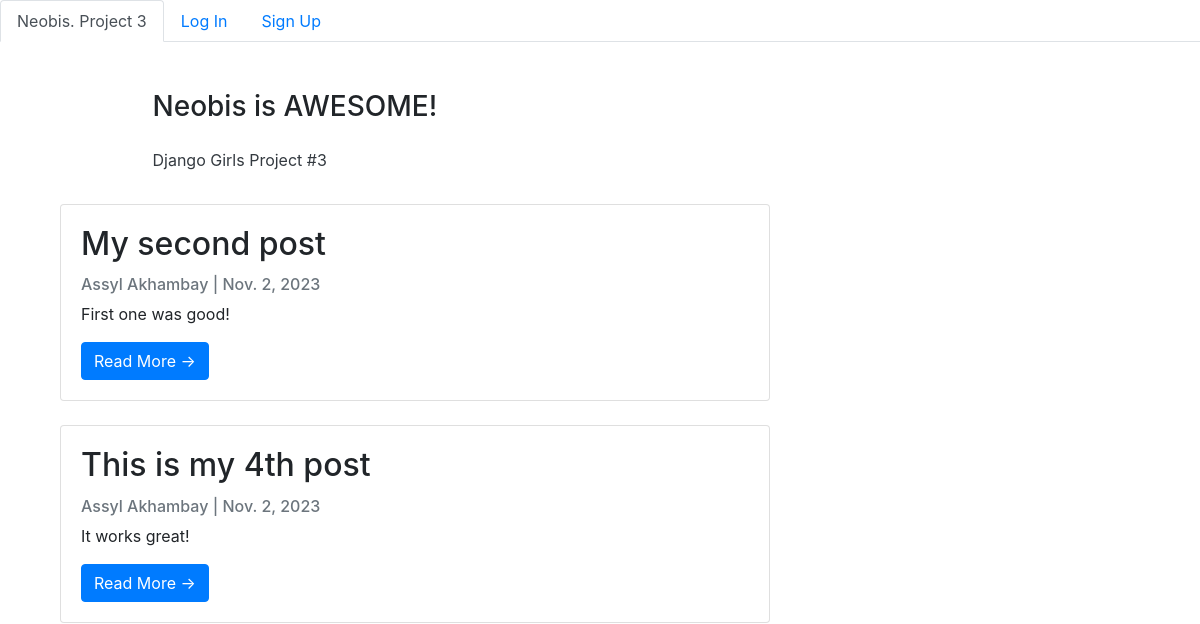
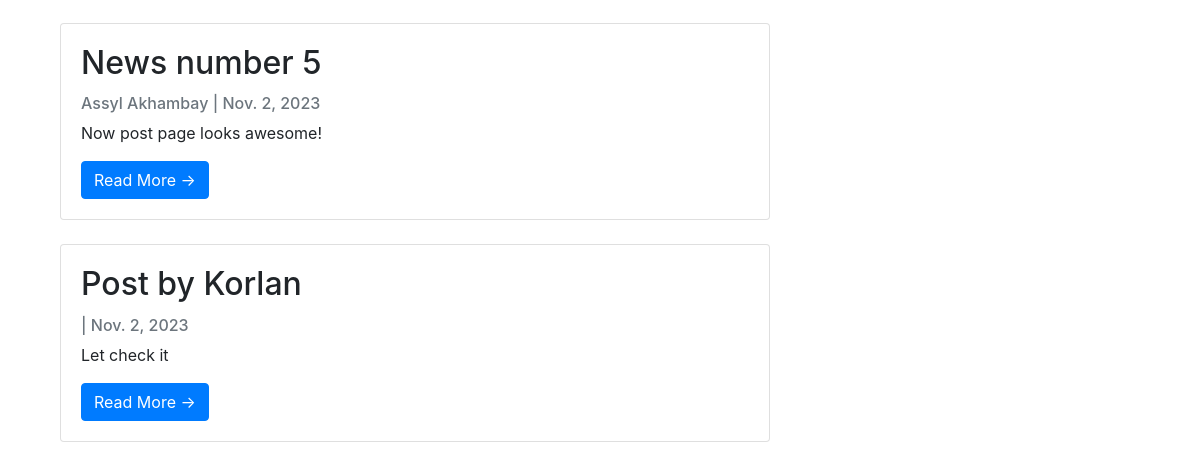
Before: / with the older database file (2 pictures, top to bottom).
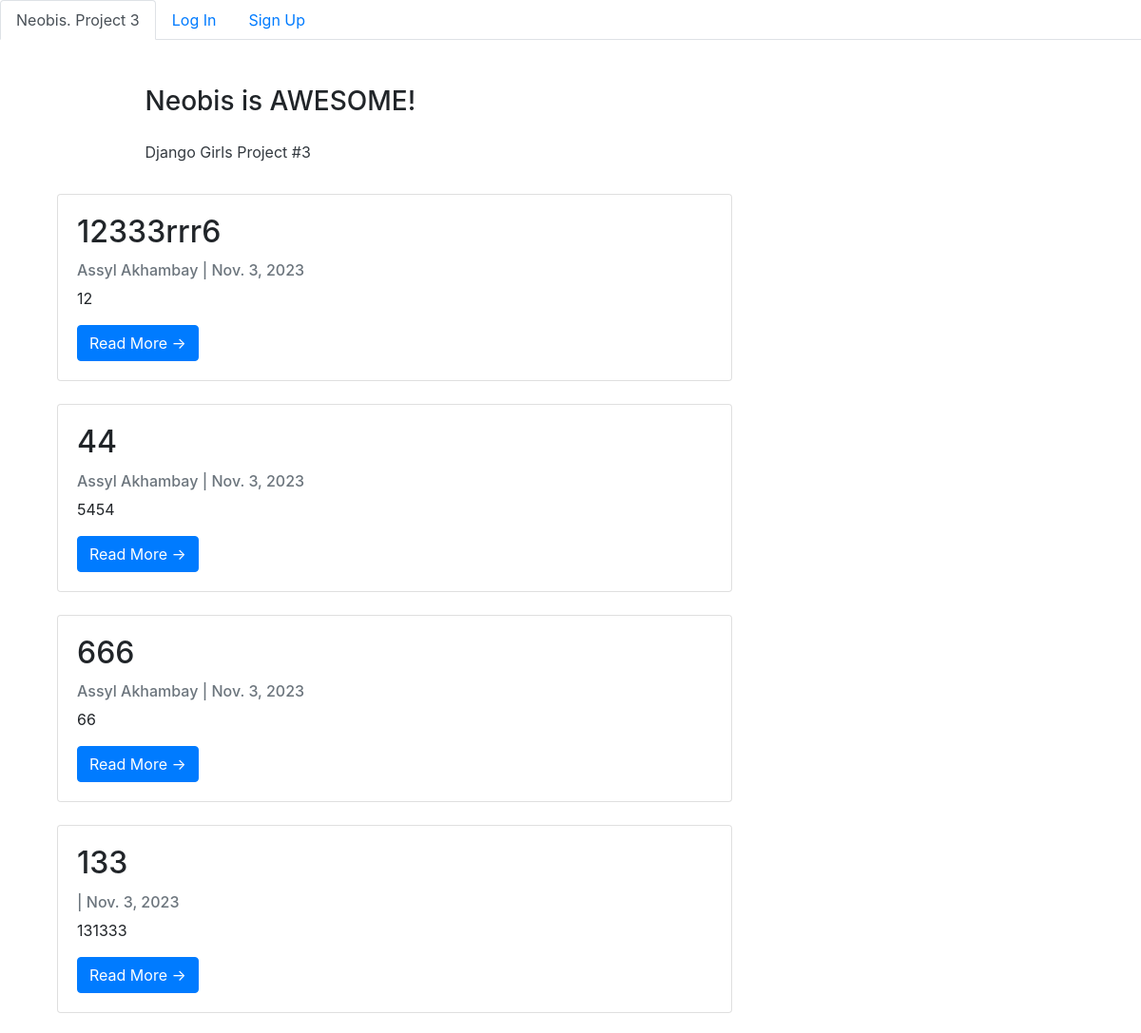
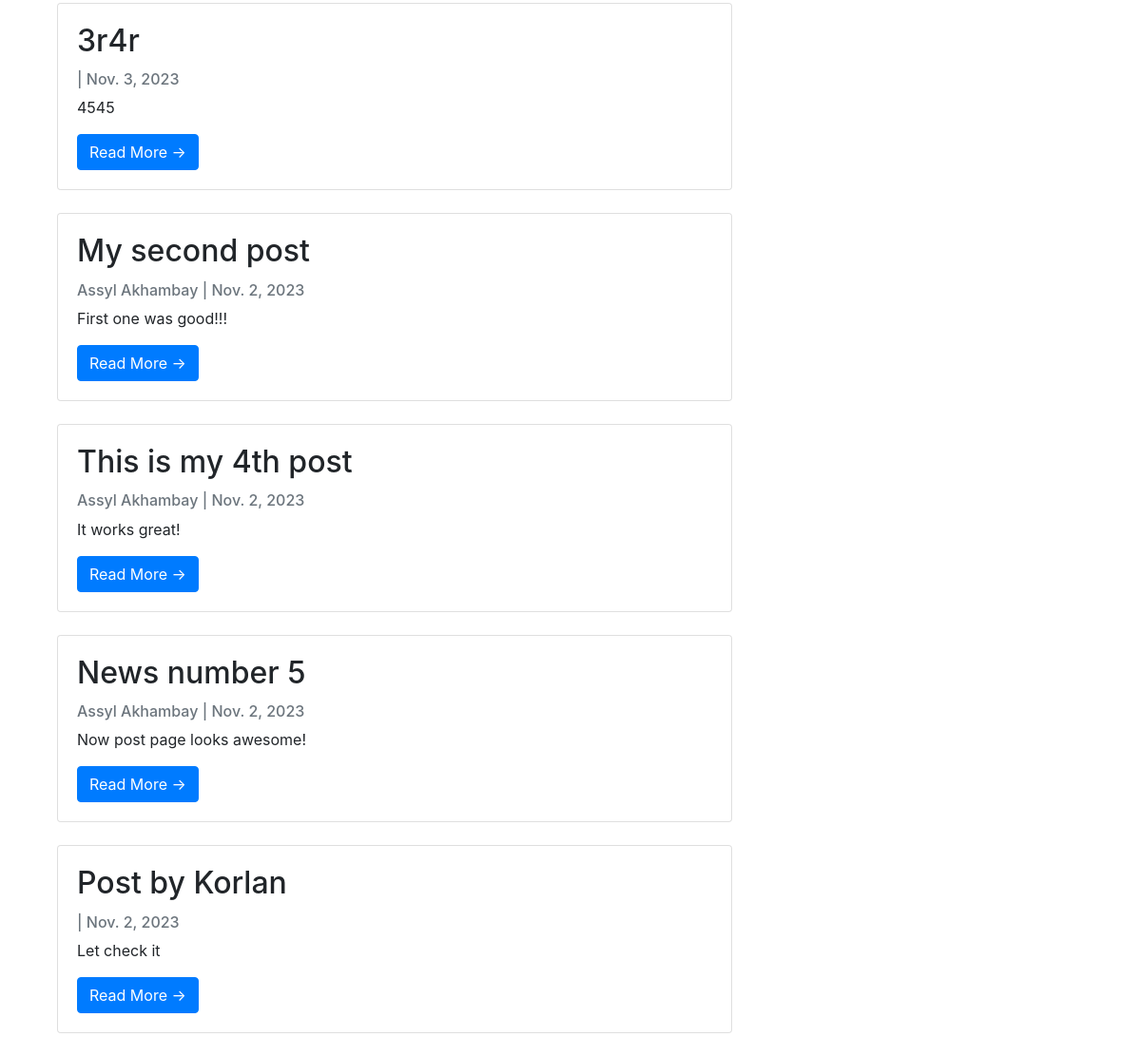
After: the same page with the newer database file (2 pictures, top to bottom).
### news_app/models.py (models this page shows, shortened)
class Post(models.Model):
    title = models.CharField(max_length=255)
    title_tag = models.CharField(max_length=255)
    author = models.ForeignKey(User, on_delete=models.CASCADE)
    body = models.TextField()
    post_date = models.DateField(auto_now_add=True)

### news_app/views.py (the view)
# urls.py: path('', HomeView.as_view(), name='home'),
class HomeView(ListView):
    model = Post
    template_name = 'home.html'
    ordering = ['-post_date']

### news_app/templates/home.html (shortened to what this page needs)
{% extends "base.html" %}
{% block content %}
<header class="masthead">
  <div class="container">
    <div class="row">
      <div class=" col-md-8 col-md-10 mx-auto">
        <div class="site-heading">
          <h3 class=" site-heading my-4 mt-3 text-black"> Neobis is AWESOME! </h3>
          <p class="text-dark">Django Girls Project #3</p>
        </div>
      </div>
    </div>
  </div>
</header>
<div class="container">
  <div class="row">
    <div class="col-md-8 mt-3 left">
      {% for post in object_list %}
      <div class="card mb-4">
        <div class="card-body">
          <h2 class="card-title">{{ post.title }}</h2>
          <p class="card-text text-muted h6">{{ post.author.first_name }}
            {{ post.author.last_name }} | {{ post.post_date}} </p>
          <p class="card-text">{{post.body|slice:":200"}}</p>
          <a href="{% url 'news-details' post.pk %}" class="btn btn-primary">Read More &rarr;</a>
        </div>
      </div>
      {% endfor %}
    </div>
  </div>
</div>
{%endblock%}

### news_app/templates/base.html (shortened to what this page needs)
<!doctype html>
<html lang="en">
<head>
    <link rel="stylesheet" href="https://cdn.jsdelivr.net/npm/bootstrap@4.4.1/dist/css/bootstrap.min.css"
>
</head>
<body>
    <ul class="nav nav-tabs">
        <li class="nav-item">
            <a class="nav-link active" aria-current="page" href="{% url 'home' %}">Neobis. Project 3</a>
        </li>
        {% if user.is_authenticated %}
        <li class="nav-item">
            <a class="nav-link" href="{% url 'add_news' %}">Add news</a>
        </li>
        <li class="nav-item">
            <a class="nav-link" href="{% url 'logout' %}">Log Out</a>
        </li>
        {% else %}
        <li class="nav-item">
            <a class="nav-link" href="{% url 'login' %}">Log In</a>
        </li>
        <li class="nav-item">
            <a class="nav-link" href="{% url 'register' %}">Sign Up</a>
        </li>
        {% endif %}
    </ul>
    <br />
    <div class="container">
        {% block content %}
        {% endblock content %}
    </div>
</body>
</html>

Changed rows visible on the page:
added Post: title "12333rrr6", author.first_name "Assyl", author.last_name "Akhambay", post_date "Nov. 3, 2023", body "12"
added Post: title "44", author.first_name "Assyl", author.last_name "Akhambay", post_date "Nov. 3, 2023", body "5454"
added Post: title "666", author.first_name "Assyl", author.last_name "Akhambay", post_date "Nov. 3, 2023", body "66"
added Post: title "133", post_date "Nov. 3, 2023", body "131333"
added Post: title "3r4r", post_date "Nov. 3, 2023", body "4545"
changed Post "My second post": body "First one was good!" → "First one was good!!!"
